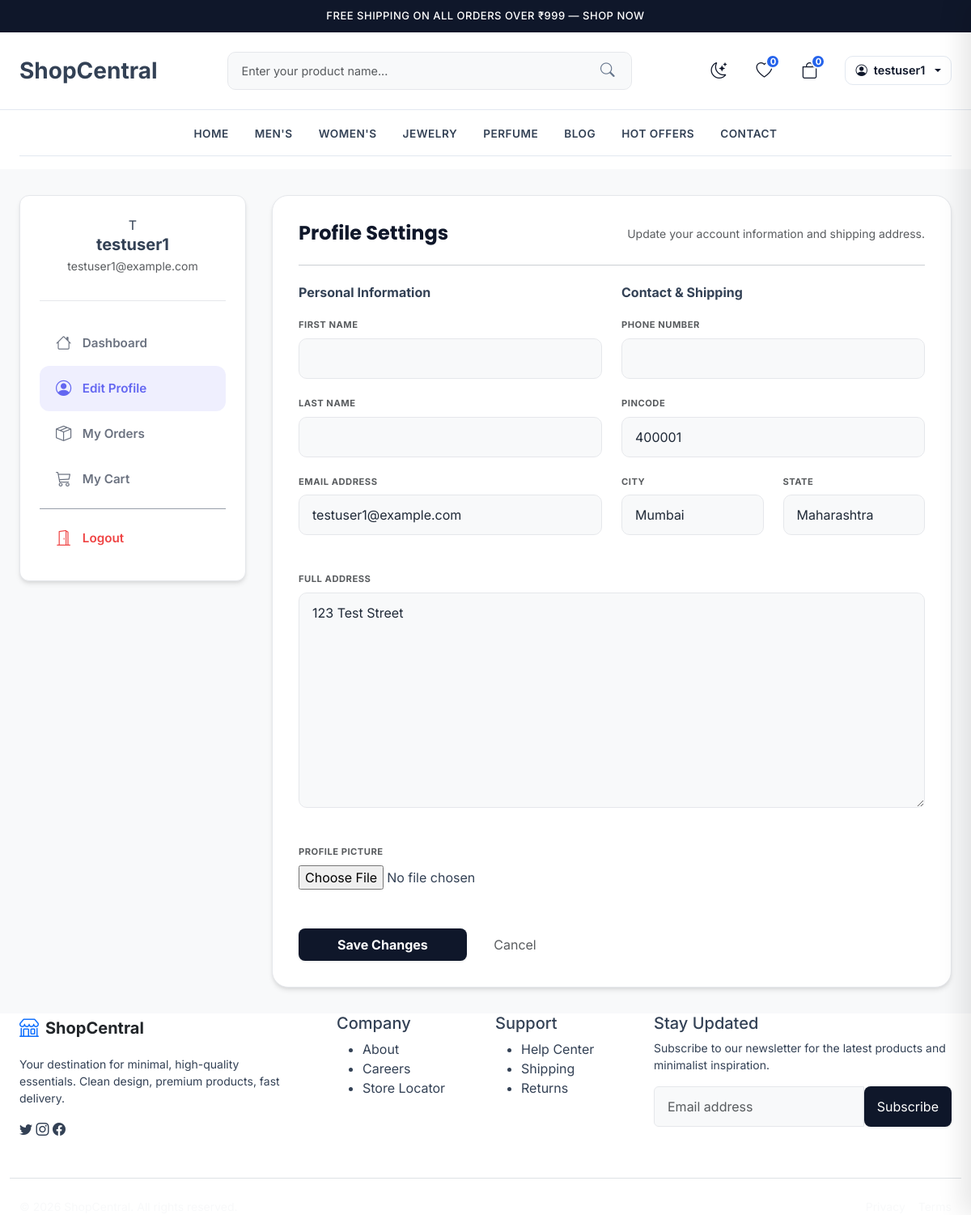
Page /accounts/profile/ (signed in) on the committed database.
### accounts/models.py (models this page shows, shortened)
class Profile(models.Model):
    user       = models.OneToOneField(User, on_delete=models.CASCADE)
    phone      = models.CharField(max_length=15, blank=True)
    address    = models.TextField(blank=True)
    city       = models.CharField(max_length=100, blank=True)
    state      = models.CharField(max_length=100, blank=True)
    pincode    = models.CharField(max_length=10, blank=True)
    avatar     = models.ImageField(upload_to='avatars/', blank=True)
    created_at = models.DateTimeField(auto_now_add=True)

### accounts/views.py (the view)
# urls.py: path('profile/',   views.profile,   name='profile'),
@login_required
def profile(request):
    if request.method == 'POST':
        u_form = UserUpdateForm(request.POST, instance=request.user)
        p_form = ProfileUpdateForm(request.POST, request.FILES, instance=request.user.profile)
        if u_form.is_valid() and p_form.is_valid():
            u_form.save()
            p_form.save()
            return redirect('accounts:profile')
    else:
        u_form = UserUpdateForm(instance=request.user)
        p_form = ProfileUpdateForm(instance=request.user.profile)
    return render(request, 'accounts/profile.html', {
        'u_form': u_form,
        'p_form': p_form,
    })

### accounts/forms.py
class UserUpdateForm(forms.ModelForm):
    class Meta:
        model  = User
        fields = ['first_name', 'last_name', 'email']

class ProfileUpdateForm(forms.ModelForm):
    class Meta:
        model  = Profile
        fields = ['phone', 'address', 'city', 'state', 'pincode', 'avatar']

### store/cart.py (called while the page is built)
    def get_total(self):
        return sum(Decimal(item['price']) * item['quantity'] for item in self.cart.values())

    def __bool__(self):
        return bool(self.cart)

### store/context_processors.py (called while the page is built)
def cart(request):
    return {'cart': Cart(request)}

### templates/accounts/profile.html (shortened to what this page needs)
{% extends 'base.html' %}
{% load static %}
{% block content %}
<div class="dashboard-wrapper">
  <div class="container-custom">
    <div class="dashboard-layout">
      <aside class="dash-sidebar">
        <div class="dash-user-info">
          <div class="dash-avatar">
            {% if user.profile.avatar %}
              <img src="{{ user.profile.avatar.url }}" alt="{{ user.username }}" class="img-fluid rounded-circle">
            {% else %}
              <span>{{ user.username|first|upper }}</span>
            {% endif %}
          </div>
          <h5 class="mb-1 fw-bold">{{ user.get_full_name|default:user.username }}</h5>
          <p class="small text-muted mb-0">{{ user.email }}</p>
        </div>
        <nav class="dash-nav">
          <a href="{% url 'accounts:dashboard' %}" class="dash-nav-link">
            <i class="bi bi-house"></i> Dashboard
          </a>
          <a href="{% url 'accounts:profile' %}" class="dash-nav-link active">
            <i class="bi bi-person-circle"></i> Edit Profile
          </a>
          <a href="{% url 'store:my_orders' %}" class="dash-nav-link">
            <i class="bi bi-box-seam"></i> My Orders
          </a>
          <a href="{% url 'store:cart_detail' %}" class="dash-nav-link">
            <i class="bi bi-cart3"></i> My Cart
          </a>
          <hr class="my-2 opacity-50">
          <form method="post" action="{% url 'logout' %}" id="logout-form">
            <button type="submit" class="dash-nav-link logout border-0 bg-transparent w-100 text-start">
              <i class="bi bi-door-open"></i> Logout
            </button>
          </form>
        </nav>
      </aside>
      <main class="dash-main">
        <div class="dash-card">
          <div class="dash-card-header">
            <h4 class="fw-bold mb-0">Profile Settings</h4>
            <p class="text-muted small mb-0">Update your account information and shipping address.</p>
          </div>
          <hr class="my-4">
          <form method="post" enctype="multipart/form-data">
            <div class="row g-4">
              <div class="col-md-6">
                <h6 class="fw-bold mb-3">Personal Information</h6>
                <div class="mb-3">
                  <label class="form-label small text-muted uppercase fw-bold">First Name</label>
                  {{ u_form.first_name }}
                </div>
                <div class="mb-3">
                  <label class="form-label small text-muted uppercase fw-bold">Last Name</label>
                  {{ u_form.last_name }}
                </div>
                <div class="mb-3">
                  <label class="form-label small text-muted uppercase fw-bold">Email Address</label>
                  {{ u_form.email }}
                </div>
              </div>
              <div class="col-md-6">
                <h6 class="fw-bold mb-3">Contact & Shipping</h6>
                <div class="mb-3">
                  <label class="form-label small text-muted uppercase fw-bold">Phone Number</label>
                  {{ p_form.phone }}
                </div>
                <div class="mb-3">
                  <label class="form-label small text-muted uppercase fw-bold">Pincode</label>
                  {{ p_form.pincode }}
                </div>
                <div class="row">
                  <div class="col-6 mb-3">
                    <label class="form-label small text-muted uppercase fw-bold">City</label>
                    {{ p_form.city }}
                  </div>
                  <div class="col-6 mb-3">
                    <label class="form-label small text-muted uppercase fw-bold">State</label>
                    {{ p_form.state }}
                  </div>
                </div>
              </div>
              <div class="col-12">
                <div class="mb-3">
                  <label class="form-label small text-muted uppercase fw-bold">Full Address</label>
                  {{ p_form.address }}
                </div>
              </div>
              <div class="col-md-6">
                <div class="mb-4">
                  <label class="form-label small text-muted uppercase fw-bold">Profile Picture</label>
                  {{ p_form.avatar }}
                </div>
              </div>
              <div class="col-12 mt-4">
                <button type="submit" class="btn btn-primary px-5 py-2 fw-bold">
                  Save Changes
                </button>
                <a href="{% url 'accounts:dashboard' %}" class="btn btn-link text-muted text-decoration-none ms-3">
                  Cancel
                </a>
              </div>
            </div>
          </form>
        </div>
      </main>
    </div>
  </div>
</div>
{% endblock %}

### templates/base.html (shortened to what this page needs)
{% load static %}
<!DOCTYPE html>
<html lang="en">
<head>
  <link href="https://cdn.jsdelivr.net/npm/bootstrap@5.3.0/dist/css/bootstrap.min.css" rel="stylesheet">
  <link rel="stylesheet" href="{% static 'css/style.css' %}?v=3.0">
  <link rel="stylesheet" href="https://cdn.jsdelivr.net/npm/bootstrap-icons@1.10.5/font/bootstrap-icons.css">
</head>
<body>
  <div class="header-top d-none d-lg-block" style="background: #0f172a; color: white; padding: 10px 0; font-size: 13px; font-weight: 500;">
    <div class="container-custom text-center">
      <span style="letter-spacing: 0.5px;">FREE SHIPPING ON ALL ORDERS OVER ₹999 — SHOP NOW</span>
    </div>
  </div>
  <div class="header-main">
    <div class="container-custom d-flex justify-content-between align-items-center">
      <a class="navbar-brand fs-3 m-0" href="/">
        <strong>ShopCentral</strong>
      </a>
      <div class="search-wrapper d-none d-md-block">
        <form action="{% url 'store:product_list' %}" method="GET" class="position-relative w-100">
          <input type="text" name="q" class="search-input" placeholder="Enter your product name...">
          <button type="submit" class="search-btn"><i class="bi bi-search"></i></button>
        </form>
      </div>
      <div class="user-actions">
        <button id="theme-toggle" class="action-btn border-0 bg-transparent" title="Toggle Theme">
          <i class="bi bi-moon-stars" id="theme-icon"></i>
        </button>
        <a href="#" class="action-btn" title="Wishlist">
          <i class="bi bi-heart"></i>
          <span class="action-badge">0</span>
        </a>
        <a href="{% url 'store:cart_detail' %}" class="action-btn me-2" title="Cart">
          <i class="bi bi-bag"></i>
          {% with total=request.session.cart|length %}
            <span class="action-badge">{{ total }}</span>
          {% endwith %}
        </a>
        {% if user.is_authenticated %}
          <div class="dropdown">
            <button class="btn btn-login-outline dropdown-toggle d-flex align-items-center gap-2" type="button" data-bs-toggle="dropdown">
              <i class="bi bi-person-circle"></i>
              <span>{{ user.username }}</span>
            </button>
          </div>
        {% endif %}
      </div>
    </div>
  </div>
  <div class="header-bottom d-none d-lg-block">
    <div class="container-custom">
      <ul class="category-nav">
        <li><a href="/">Home</a></li>
        <li><a href="{% url 'store:product_list' %}?category=mens" class="text-uppercase">Men's</a></li>
        <li><a href="{% url 'store:product_list' %}?category=womens" class="text-uppercase">Women's</a></li>
        <li><a href="{% url 'store:product_list' %}?category=jewelry" class="text-uppercase">Jewelry</a></li>
        <li><a href="{% url 'store:product_list' %}?category=perfume" class="text-uppercase">Perfume</a></li>
        <li><a href="#">Blog</a></li>
        <li><a href="#">Hot Offers</a></li>
        <li><a href="{% url 'store:contact' %}">Contact</a></li>
      </ul>
    </div>
  </div>
  <main>
    {% block content %}
    {% endblock %}
  </main>
  <footer class="footer">
    <div class="container-custom">
      <div class="row gy-4">
        <div class="col-lg-4 col-md-6">
          <div class="d-flex align-items-center gap-2 mb-3">
            <i class="bi bi-shop text-primary fs-4"></i>
            <span class="fs-5 fw-bold font-poppins text-dark">ShopCentral</span>
          </div>
          <p class="text-gray small mb-3 pe-lg-4">Your destination for minimal, high-quality essentials. Clean design, premium products, fast delivery.</p>
          <div class="social-links">
            <a href="#"><i class="bi bi-twitter"></i></a>
            <a href="#"><i class="bi bi-instagram"></i></a>
            <a href="#"><i class="bi bi-facebook"></i></a>
          </div>
        </div>
        <div class="col-lg-2 col-md-3 col-6">
          <h5 class="footer-title">Company</h5>
          <ul class="footer-links">
            <li><a href="#">About</a></li>
            <li><a href="#">Careers</a></li>
            <li><a href="#">Store Locator</a></li>
          </ul>
        </div>
        <div class="col-lg-2 col-md-3 col-6">
          <h5 class="footer-title">Support</h5>
          <ul class="footer-links">
            <li><a href="#">Help Center</a></li>
            <li><a href="#">Shipping</a></li>
            <li><a href="#">Returns</a></li>
          </ul>
        </div>
        <div class="col-lg-4 col-md-6">
          <h5 class="footer-title">Stay Updated</h5>
          <p class="text-gray small mb-3">Subscribe to our newsletter for the latest products and minimalist inspiration.</p>
          <form class="d-flex">
            <input type="email" class="form-control shadow-none rounded-start rounded-0" placeholder="Email address" required>
            <button class="btn btn-primary rounded-end rounded-0 px-3" type="submit">Subscribe</button>
          </form>
        </div>
      </div>
      <div class="row mt-5 pt-4 border-top">
        <div class="col-md-6 text-center text-md-start">
          <p class="text-light small mb-0">&copy; 2026 ShopCentral. All rights reserved.</p>
        </div>
        <div class="col-md-6 text-center text-md-end mt-2 mt-md-0 d-flex gap-3 justify-content-center justify-content-md-end">
          <a href="#" class="text-light small text-decoration-none">Privacy</a>
          <a href="#" class="text-light small text-decoration-none">Terms</a>
        </div>
      </div>
    </div>
  </footer>
  <div class="toast-container position-fixed bottom-0 end-0 p-3" style="z-index: 2000;">
  </div>
</body>
</html>

### static/css/style.css (style rules this page uses)
:root { --bg-main: #ffffff; --bg-card: #ffffff; --bg-nav: #ffffff; --primary: #2563eb; --primary-hover: #1d4ed8; --secondary: #64748b; --text-dark: #0f172a; --text-gray: #334155; --text-light: #64748b; --border: #e2e8f0; --border-focus: rgba(37, 99, 235, 0.2); --radius-sm: 6px; --radius-md: 8px; --radius-lg: 12px; --radius-xl: 24px; --transition: all 0.3s ease-in-out; --container-max: 1200px; --shadow-sm: 0 1px 3px rgba(0,0,0,0.1); --shadow-md: 0 4px 6px rgba(0,0,0,0.05); --shadow-lg: 0 10px 15px rgba(0,0,0,0.1); }
body { font-family: 'Inter', sans-serif; background-color: var(--bg-main); color: var(--text-gray); margin: 0; min-height: 100vh; }
h1, h2, h3, h4 { font-family: 'Poppins', sans-serif; color: var(--text-dark); }
a { color: inherit; text-decoration: none; transition: var(--transition); }
.container-custom { max-width: var(--container-max); margin: 0 auto; padding: 0 1.5rem; }
.header-main { padding: 1.5rem 0; border-bottom: 1px solid var(--border); background: var(--bg-card); }
.category-nav { display: flex; gap: 2rem; justify-content: center; list-style: none; padding: 1rem 0; border-bottom: 1px solid var(--border); }
.category-nav a { font-weight: 600; text-transform: uppercase; font-size: 0.85rem; letter-spacing: 0.5px; }
.user-actions { display: flex; align-items: center; gap: 1rem; }
.action-btn { font-size: 1.25rem; color: var(--text-dark); position: relative; display: flex; align-items: center; justify-content: center; width: 40px; height: 40px; border-radius: 50%; transition: var(--transition); }
.action-badge { position: absolute; top: 0; right: 0; background-color: var(--primary); color: white; font-size: 0.7rem; font-weight: 700; width: 18px; height: 18px; border-radius: 50%; display: flex; align-items: center; justify-content: center; border: 2px solid var(--bg-card); }
.btn-login-outline { border: 1.5px solid var(--border); color: var(--text-dark); font-weight: 600; font-size: 0.9rem; border-radius: 10px; transition: var(--transition); }
.search-wrapper { flex-grow: 1; max-width: 500px; margin: 0 2rem; }
.search-input { width: 100%; padding: 0.75rem 1.5rem; padding-right: 3rem; border-radius: 999px; border: 1px solid var(--border); background-color: var(--bg-main); color: var(--text-dark); font-size: 0.9rem; transition: var(--transition); }
.search-btn { position: absolute; right: 1rem; top: 50%; transform: translateY(-50%); background: none; border: none; color: var(--text-light); font-size: 1.1rem; cursor: pointer; transition: var(--transition); }
:root { --dash-sidebar-width: 280px; --dash-bg: #f8f9fa; --dash-card-bg: #ffffff; --dash-accent: #6366f1; --dash-accent-soft: rgba(99, 102, 241, 0.1); --dash-text: #1f2937; --dash-text-muted: #6b7280; --dash-border: #e5e7eb; --dash-shadow: 0 4px 6px -1px rgba(0, 0, 0, 0.1), 0 2px 4px -1px rgba(0, 0, 0, 0.06); --dash-gradient: linear-gradient(135deg, #6366f1 0%, #a855f7 100%); }
.dashboard-wrapper { background-color: var(--dash-bg); min-height: calc(100vh - 150px); padding: 2rem 0; transition: var(--transition); }
.dashboard-layout { display: grid; grid-template-columns: var(--dash-sidebar-width) 1fr; gap: 2rem; align-items: start; }
.dash-sidebar { background: var(--dash-card-bg); border-radius: var(--radius-lg); border: 1px solid var(--dash-border); padding: 1.5rem; position: sticky; top: 2rem; box-shadow: var(--dash-shadow); }
.dash-user-info { text-align: center; padding-bottom: 2rem; border-bottom: 1px solid var(--dash-border); margin-bottom: 1.5rem; }
.dash-nav-link { display: flex; align-items: center; gap: 0.85rem; padding: 0.85rem 1.25rem; border-radius: 12px; color: var(--dash-text-muted); font-weight: 600; font-size: 0.95rem; transition: var(--transition); }
.dash-nav-link i { font-size: 1.2rem; }
.dash-nav-link:hover, .dash-nav-link.active { background: var(--dash-accent-soft); color: var(--dash-accent); }
.dash-nav-link.logout { color: #ef4444; }
.dash-main { display: flex; flex-direction: column; gap: 2rem; }
.dash-card { background: var(--dash-card-bg); border-radius: 20px; border: 1px solid var(--dash-border); box-shadow: var(--dash-shadow); padding: 2rem; }
.dash-card-header { display: flex; justify-content: space-between; align-items: center; margin-bottom: 1.5rem; }
.btn-primary { background: #0f172a !important; border: none !important; color: white !important; transition: var(--transition) !important; box-shadow: var(--shadow-sm) !important; border-radius: 8px !important; }

### rows in the picture
Profile: pincode "400001", city "Mumbai", state "Maharashtra", address "123 Test Street"

### other values in the picture
{{ total }} "0"
{{ user.username }} "testuser1"
{{ user.username|first|upper }} "T"
{{ user.get_full_name|default:user.username }} "testuser1"
{{ user.email }} "testuser1@example.com"
